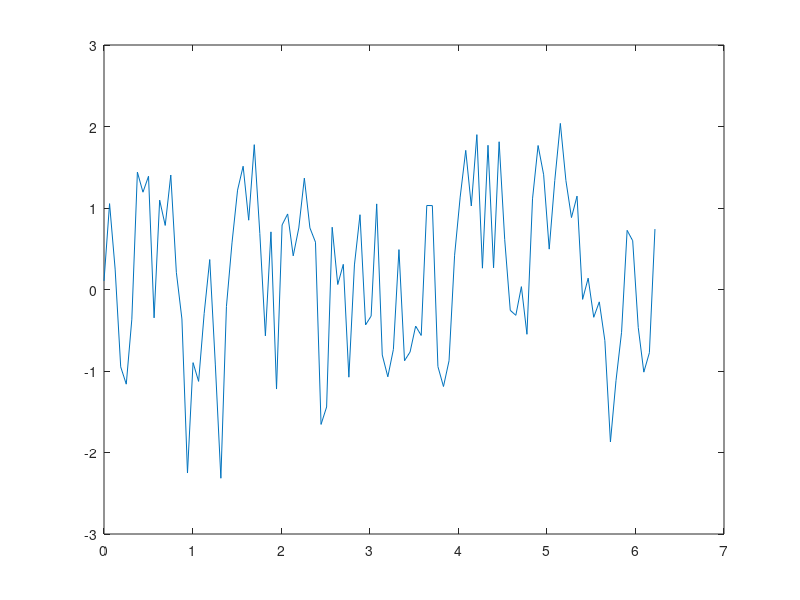

This figure's MATLAB source:
l=0;                                                        
n=5;                                                        %grid size
p=100;                                                       %No of time steps
dt=pi/50;                                                   %Time increment
t(1)=0;                                                     %Initial time
theta=0.3;                                                  %Constant for ARMA process 
phi=0.5;                                                    %Constant for ARMA process
L(1)=dt;                                                    %Initial lag
q=1;                                                        %Particle charge
m=1;                                                        %Particle mass
particlex=3;                                                %initial particle x-position
particley=3;                                                %initial particle y-position



for a=1:1:n
    for b=1:1:n
           l=l+1;
           A(a,b)=rand;                                     %brownian seed function
           position(l,1)=a;                                 %Storing the x position of the grid 
           position(l,2)=b;                                 %Storing the y position of the grid
    end
end


autocorrelation(1)=((1-theta*phi)*(phi-theta))/(1+(theta^2)-2*theta*phi);
B(1,1)=0
B(1,2)=A(3,3)

for i=2:1:p
    t(i)=t(i-1)+dt;
    L(i)=i*dt;                                          %Lag
 
    l=0;                                                    %Reset the array position to 0
   for j=1:1:n
       for k=1:1:n
         l=l+1;                                             %Move to next row in the array
         fprintf('%f',t);
         potential=randn-theta*randn+phi*A(j,k);            %Calculates the potential
         A(j,k)=potential;
       end 
   end
   B(i,1)=t(i)
   B(i,2)=A(3,3)
   
   autocorrelation(i)=phi*autocorrelation(i-1);     %Calculates the autocorrelation
   

   
% for l=1:1:n
%     B(l,n)=B(l,2)
%     B(l,1)=B(l,n-1)
%     B(1,l)=B(n-1,l)
%     B(n,l)=B(2,l)
%     B(n,n)=B(2,2)
%     B(1,1)=B(n-1,n-1)
%     B(n,1)=B(2,n-1)
%     B(1,n)=B(n-1,2)
% end
%     for l=1:1:n*n
%          position(l,3)=B(position(l,1),position(l,2))
% 
%    end
         

% 
% 
%         scatter3(position(:,1),position(:,2),position(:,3));
%         sf=fit([position(:,1), position(:,2)], position(:,3), 'thinplateinterp');    %fits surface to potential
%         plot(sf,[position(:,1), position(:,2)], position(:,3));
%        
% if (particlex<=n-1 && particlex>=2)                                           %For particle within the grid
%     if(particley<=n-1 && particley>=2)
%         particlex=particlex
%         particley=particley
%         
%     elseif(particley>n-1)
%         particley=particley-(n-2)
%         particlex=particlex
%      
%     else
%         particley=particley+(n-2)
%         particlex=particlex
%     end
% 
% 
% elseif (particley<=n-1 && particley>=2) 
%      if(particlex<=n-1 && particlex>=2)
%         particlex=particlex
%         particley=particley
%         
%     elseif(particlex>n-1)
%         particlex=particlex-(n-2)
%         particley=particley
%      
%     else(particlex<2)
%         particlex=particlex+(n-2)
%         particley=particley
%      end
% elseif(particlex>(n-1))
%     if (particley>(n-1))
%         particlex=particlex-(n-2)
%         particley=particley-(n-2)
%     
%     elseif (particley<2)
%         particlex=particlex-(n-2)
%         particley=particley+(n-2)
%         
%     end
% elseif (particlex<2)
%     if (particley>(n-1))
%         particlex=particlex+(n-2)
%         particley=particley-(n-2)
%     
%     elseif (particley<2)
%         particlex=particlex+(n-2)
%         particley=particley+(n-2)
%         
%     end
% end
%     [gx, gy] = differentiate(sf, [particlex,particley])                     %Electric field calculated as derivative of potential at particle position
%      gx=-ex
%      gy=-ey
%      ekx=0.5*m*vx^2
%      eky=0.5*m*vy^2
%      dx=0.5*ax*(dt)^2
%      dy=0.5*ay*(dt)^2
%      fx = q*ex+ekx/dx                                                              %Force at particle position in x direction
%      fy = q*ey+eky/dy                                                              %Force at particle position in y direction
%      ax = fx/m                                                              %Acceleration of particle in x direction
%      ay = fy/m                                                              %Acceleration of particle in y direction 
%      vx=vx+ax*dt                                                            %Velocity in x direction
%      vy=vy+ay*dt                                                            %Velocity in y direction
%      particlex = particlex+0.5*ax*(dt)^2                                      %Particle position along the x axis
%      particley = particley+0.5*ay*(dt)^2                                      %Particle position along the y axis
%     
% 
end
    plot(B(:,1),B(:,2), '-')
%    f=fit(L(:), autocorrelation(:), 'exp1')
%     plot(L,autocorrelation, '-b')                             
%     hold on
%     plot(f)
%     xlabel('Lag','FontSize', 10)
%     ylabel('Autocorrelation','FontSize',10)
%     grid on
%     b=coeffvalues(f);
%     CorrT=(-1)/b(2) 
